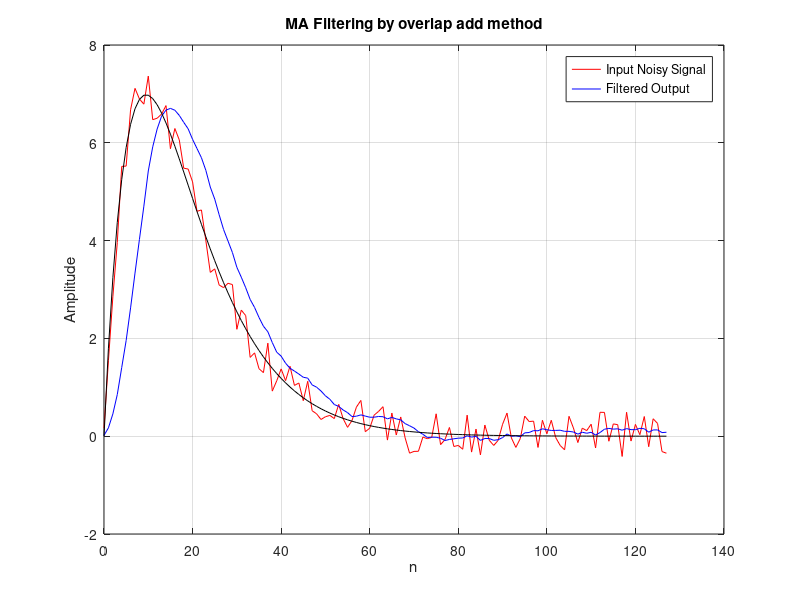

Write MATLAB code to recreate this figure.
% LAB 7
% Chirantan Ganguly (420)
% Amitrakshar Sanyal (422)
% =========================
clear all
N=128;
w=rand(1,N)-0.5;
n=0:N-1;
s=2*n.*(0.9.^n);
x=s+w;
M=10;
h=ones(1,M)/M;
L=4;
y=fftfilt(h,x,4);
figure(1)
plot(n,x,'r-',n,y,'b-',n,s,'k-');
grid;
xlabel('n');
ylabel('Amplitude');
legend('Input Noisy Signal','Filtered Output');
title('MA Filtering by overlap add method');
